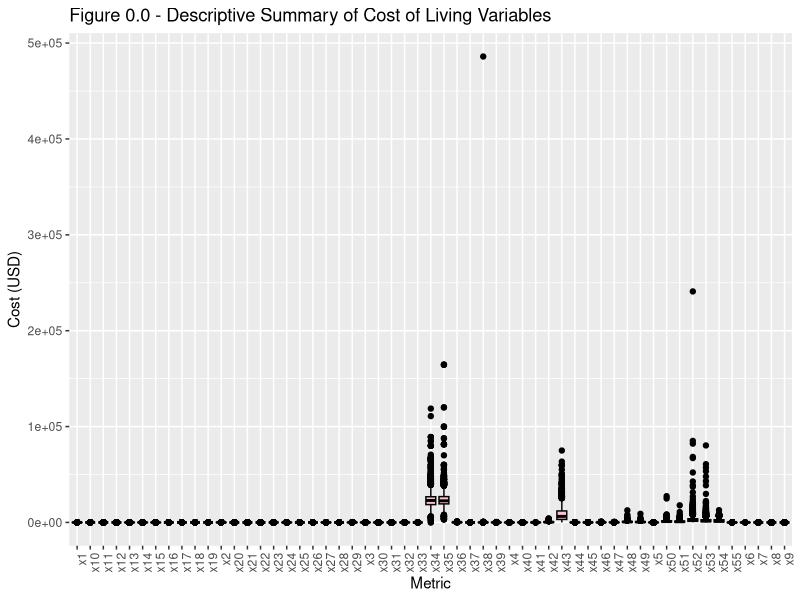
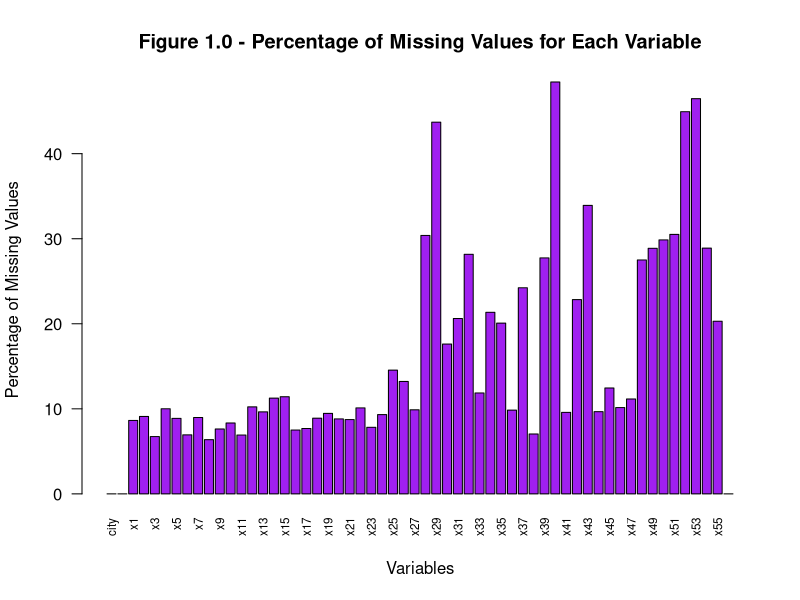
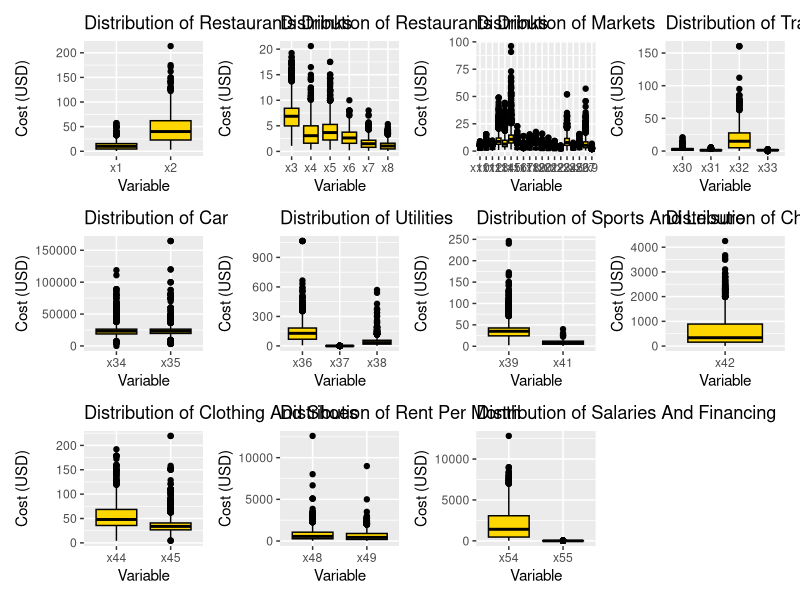

Write R code to recreate these figures, in order.
## ---- chunk 1
#Select the local working directory
proj_directory <- "C:/Users/jadem/OneDrive/Desktop/BABD/Statistics/PersoProject/Statistics_Project"
setwd(proj_directory)

#load packages
library(tidyverse)
library(dplyr)
library(ggplot2)
## ---- chunk 2
#Import data from local .csv
col_data <- read.csv("cost-of-living_v2.csv")
## ---- chunk 3
str(col_data)
## ---- chunk 4
dim(col_data)
length(unique(col_data$country))
## ---- chunk 5
summary(col_data)
## ---- chunk 6
col_data_long <- gather(col_data, key = "metric", value = "value", -city, -country, -data_quality)

ggplot(col_data_long, aes(x = metric, y = value)) +
  geom_boxplot(fill = "pink", color = "black") +
  labs(title = "Figure 0.0 - Descriptive Summary of Cost of Living Variables",
       x = "Metric", y = "Cost (USD)")+
  theme(axis.text.x = element_text(angle = 90, hjust = 1))
## ---- chunk 7
index_table <- data.frame(
  column_name = c("city", "country", paste0("x", 1:55), "data_quality"), 
  description = c("Name of the city","Name of the country",
                  "Meal, Inexpensive Restaurant","Meal for 2 People, Mid-range Restaurant, Three-course",
                  "McMeal at McDonalds","Domestic Beer (0.5 l draught, in restaurants)",
                  "Imported Beer (0.33 l, in restaurants)","Cappuccino (regular, in restaurants)",
                  "Coke/Pepsi (0.33 l, in restaurants)","Water (0.33 l, in restaurants)",
                  "Milk (1l)","Loaf of Fresh White Bread (500g)",
                  "Rice (white), (1kg)","Eggs (12)",
                  "Local Cheese (1kg)","Chicken Fillets (1kg)",
                  "Beef Round (1kg)", "Apples (1kg)",
                  "Banana (1kg)", "Oranges (1kg)",
                  "Tomato (1kg)","Potato (1kg)",
                  "Onion (1kg)","Lettuce (1 head)",
                  "Water (1.5 l, at the market)","Bottle of Wine (Mid-Range, at the market)",
                  "Domestic Beer (0.5 l, at the market)","Imported Beer (0.33 l, at the market)",
                  "Cigarettes 20 Pack (Marlboro)","One-way Ticket (Local Transport)",
                  "Monthly Pass (Regular Price)","Taxi Start (Normal Tariff)",
                  "Taxi 1km (Normal Tariff)","Taxi 1hour Waiting (Normal Tariff)",
                  "Gasoline (1 l)","Volkswagen Golf 1.4 90 KW Trendline",
                  "Toyota Corolla Sedan 1.6l 97kW Comfort","Basic (Electricity, Heating, Cooling, Water, Garbage) for 85m2 Apartment",
                  "1 min. of Prepaid Mobile Tariff Local","Internet (60 Mbps or More, Unlimited Data, Cable/ADSL)",
                  "Fitness Club, Monthly Fee for 1 Adult","Tennis Court Rent (1 Hour on Weekend)",
                  "Cinema, International Release, 1 Seat","Preschool, Full Day, Private, Monthly for 1 Child",
                  "International Primary School, Yearly for 1 Child", "1 Pair of Jeans",
                  "1 Summer Dress in a Chain Store (Zara, H&M, ecc)","1 Pair of Nike Running Shoes",
                  "1 Pair of Men Leather Business Shoes","Apartment (1 bedroom) in City Centre",
                  "Apartment (1 bedroom) Outside of Centre","Apartment (3 bedrooms) in City Centre",
                  "Apartment (3 bedrooms) Outside of Centre","Price per Square Meter to Buy Apartment in City Centre",
                  "Price per Square Meter to Buy Apartment Outside of Centre","Average Monthly Net Salary (After Tax)",
                  "Mortgage Interest Rate in Percentages (%), Yearly, for 20 Years Fixed-Rate", "0 if Numbeo considers that more contributors are needed to increase data quality, else 1"))
print(index_table)
## ---- chunk 8
sum(is.na(col_data))
## ---- chunk 9
AAA <- colSums(is.na(col_data))
tot <- nrow(col_data)
percent_AAA <- (AAA / tot) * 100
barplot(percent_AAA
        , main = "Figure 1.0 - Percentage of Missing Values for Each Variable"
        , xlab = "Variables"
        , ylab = "Percentage of Missing Values"
        , col = "purple"
        , border = "black"
        , names.arg = colnames(col_data)
        , las = 2
        , cex.names = 0.7)
## ---- chunk 10
col_imputed_country <- col_data
col_imputed_country <- col_imputed_country %>%
  group_by(country) %>%
  mutate(across(where(is.numeric), ~ifelse(is.na(.), mean(., na.rm = TRUE), .)))
## ---- chunk 11
col_imputed_na <- na.omit(col_imputed_country)
data <- select(col_imputed_na, -x28, -x29, -x40, -x43, -x50, -x51, -x52, -x53)
print(data)
## ---- chunk 12
sum(is.na(data))
## ---- chunk 13
dim(data)
## ---- chunk 14
length(unique(data$country))
## ---- chunk 15
summary(data)
## ---- chunk 16
headers                <- data[,1:2]
meal                   <- data[,3:4]
restaurants            <- data[,5:10]
markets                <- data[,11:29]
transportation         <- data[,30:33]
car                    <- data[,34:35]
utilities              <- data[,36:38]
sports_and_leisure     <- data[,39:40]
childcare              <- data[,41]
clothing_and_shoes     <- data[,42:43]
rent_per_month         <- data[,46:47]
salaries_and_financing <- data[,48:49]

meal_avg                   <- round(rowMeans(meal),digits=2)
restaurants_avg            <- round(rowMeans(restaurants), digits=2)
markets_avg                <- round(rowMeans(markets),digits=2)
transportation_avg         <- round(rowMeans(transportation),digits=2)
car_avg                    <- round(rowMeans(car),digits=2)
utilities_avg              <- round(rowMeans(utilities),digits=2)
sports_and_leisure_avg     <- round(rowMeans(sports_and_leisure),digits=2)
childcare_avg              <- round(rowMeans(childcare),digits=2)
clothing_and_shoes_avg     <- round(rowMeans(clothing_and_shoes),digits=2)
rent_per_month_avg         <- round(rowMeans(rent_per_month),digits=2)
salaries_and_financing_avg <- round(rowMeans(salaries_and_financing),digits=2)

final_data <- data.frame(
  Country = headers
  ,Restaurants    = restaurants_avg
  ,Markets        = markets_avg
  ,Transports     = transportation_avg
  ,Car            = car_avg
  ,Utilities      = utilities_avg
  ,Entertainment  = sports_and_leisure_avg
  ,Childcare      = childcare_avg
  ,Clothing       = clothing_and_shoes_avg
  ,MonthlyRent    = rent_per_month_avg
  ,Salaries       = salaries_and_financing_avg
)

print(final_data)
## ---- chunk 17
meal_long <- gather(meal, key = "metric", value = "value")
restaurants_long <- gather(restaurants, key = "metric", value = "value")
markets_long <- gather(markets, key = "metric", value = "value")
transportation_long <- gather(transportation, key = "metric", value = "value")
car_long <- gather(car, key = "metric", value = "value")
utilities_long <- gather(utilities, key = "metric", value = "value")
sports_and_leisure_long <- gather(sports_and_leisure, key = "metric", value = "value")
childcare_long <- gather(childcare, key = "metric", value = "value")
clothing_and_shoes_long <- gather(clothing_and_shoes, key = "metric", value = "value")
rent_per_month_long <- gather(rent_per_month, key = "metric", value = "value")
salaries_and_financing_long <- gather(salaries_and_financing, key = "metric", value = "value")

meal_plot <- ggplot(meal_long, aes(x = metric, y = value)) +
  geom_boxplot(fill = "gold", color = "black") +
  labs(title = "Distribution of Restaurants Drinks",
       x = "Variable", y = "Cost (USD)")

restaurant_plot <- ggplot(restaurants_long, aes(x = metric, y = value)) +
  geom_boxplot(fill = "gold", color = "black") +
  labs(title = "Distribution of Restaurants Drinks",
       x = "Variable", y = "Cost (USD)")

market_plot <- ggplot(markets_long, aes(x = metric, y = value)) +
  geom_boxplot(fill = "gold", color = "black") +
  labs(title = "Distribution of Markets",
       x = "Variable", y = "Cost (USD)")

transport_plot <- ggplot(transportation_long, aes(x = metric, y = value)) +
  geom_boxplot(fill = "gold", color = "black") +
  labs(title = "Distribution of Transportation",
       x = "Variable", y = "Cost (USD)")

car_plot <- ggplot(car_long, aes(x = metric, y = value)) +
  geom_boxplot(fill = "gold", color = "black") +
  labs(title = "Distribution of Car",
       x = "Variable", y = "Cost (USD)")

utilities_plot <- ggplot(utilities_long, aes(x = metric, y = value)) + 
  geom_boxplot(fill = "gold", color = "black") +
  labs(title = "Distribution of Utilities",
       x = "Variable", y = "Cost (USD)")

sport_plot <- ggplot(sports_and_leisure_long, aes(x = metric, y = value)) +
  geom_boxplot(fill = "gold", color = "black") +
  labs(title = "Distribution of Sports And Leisure",
       x = "Variable", y = "Cost (USD)")

childcare_plot <- ggplot(childcare_long, aes(x = metric, y = value)) +
  geom_boxplot(fill = "gold", color = "black") +
  labs(title = "Distribution of Childcare",
       x = "Variable", y = "Cost (USD)")

clothing_plot <- ggplot(clothing_and_shoes_long, aes(x = metric, y = value)) +
  geom_boxplot(fill = "gold", color = "black") +
  labs(title = "Distribution of Clothing And Shoes",
       x = "Variable", y = "Cost (USD)")

rent_plot <- ggplot(rent_per_month_long, aes(x = metric, y = value)) +
  geom_boxplot(fill = "gold", color = "black") +
  labs(title = "Distribution of Rent Per Month",
       x = "Variable", y = "Cost (USD)")

salary_plot <- ggplot(salaries_and_financing_long, aes(x = metric, y = value)) +
  geom_boxplot(fill = "gold", color = "black") +
  labs(title = "Distribution of Salaries And Financing",
       x = "Variable", y = "Cost (USD)")

#Formatting for the plots to be displayed in a grid:
library(patchwork)
meal_plot + restaurant_plot + market_plot + transport_plot + car_plot + utilities_plot + sport_plot + childcare_plot + clothing_plot + rent_plot + salary_plot

